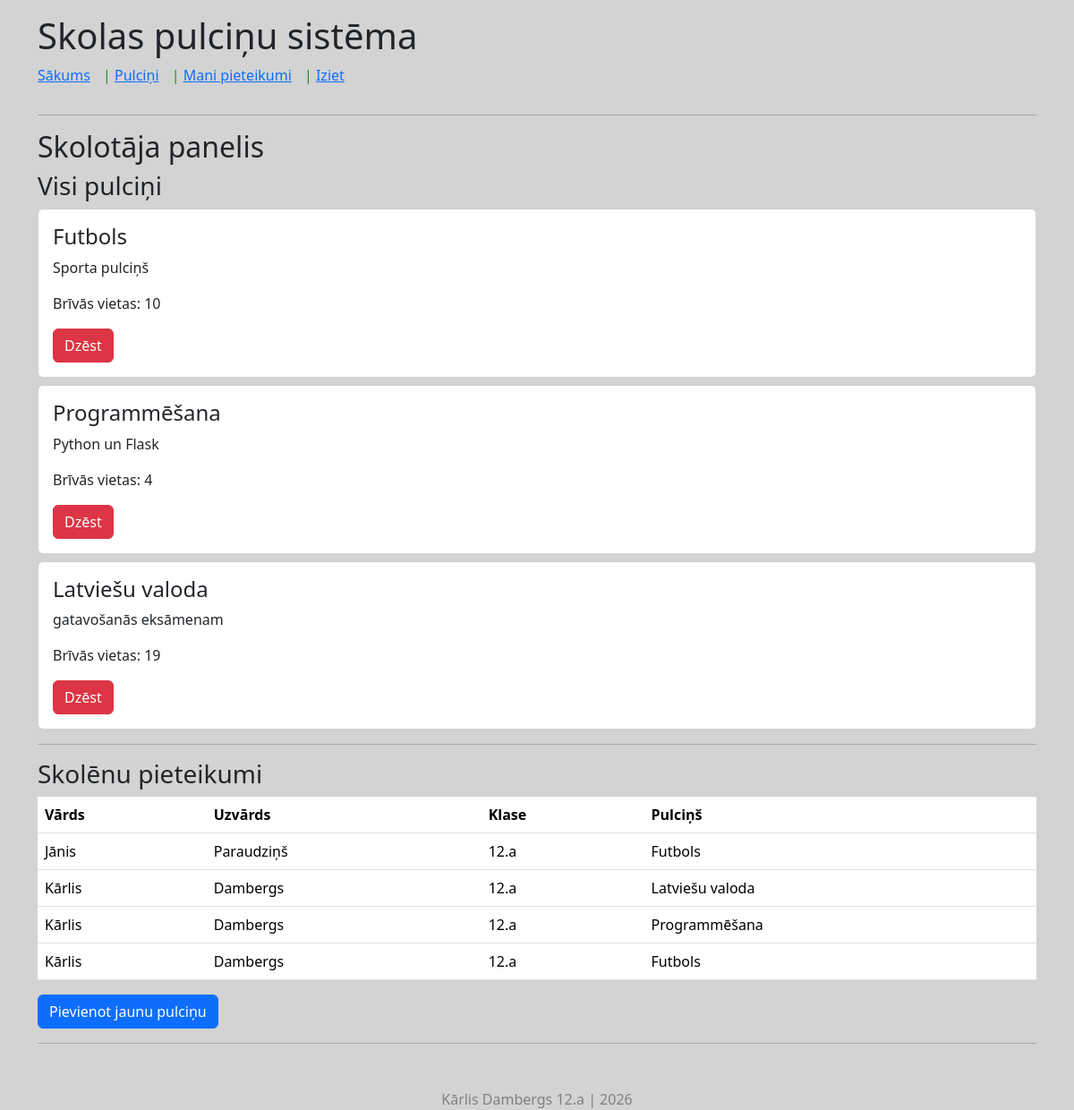
/admin (signed in), run on the app's committed database.
### tables this page shows
CREATE TABLE "pulcini" (
	"id"	INTEGER,
	"nosaukums"	TEXT NOT NULL,
	"apraksts"	TEXT,
	"vietas"	INTEGER NOT NULL,
	PRIMARY KEY("id" AUTOINCREMENT),
	FOREIGN KEY("id") REFERENCES "pieteikumi"("pulcins_id")
);

CREATE TABLE "users" (
	"id"	INTEGER,
	"epasts"	TEXT NOT NULL UNIQUE,
	"vards"	TEXT NOT NULL,
	"uzvards"	TEXT NOT NULL,
	"klase"	TEXT NOT NULL,
	"parole"	TEXT NOT NULL,
	"loma"	TEXT DEFAULT 'student',
	PRIMARY KEY("id" AUTOINCREMENT),
	FOREIGN KEY("id") REFERENCES "pieteikumi"("user_id"),
	FOREIGN KEY("uzvards") REFERENCES ""
);

### app.py (the view)
@app.route('/admin')
def admin():
    conn = sqlite3.connect("datubaze.db")
    conn.row_factory = sqlite3.Row
    cur = conn.cursor()
    cur.execute("SELECT * FROM pulcini")
    pulcini = cur.fetchall()
    cur.execute("""
    SELECT pieteikumi.id, users.vards, users.uzvards, users.klase, pulcini.nosaukums
    FROM pieteikumi
    JOIN users ON pieteikumi.user_id = users.id
    JOIN pulcini ON pieteikumi.pulcins_id = pulcini.id
    """)
    pieteikumi = cur.fetchall()
    conn.close()
    return render_template('admin.html', pulcini=pulcini, pieteikumi=pieteikumi)

### templates/admin.html (shortened to what this page needs)
{% extends "layout.html" %}
{% block content %}
<h2>Skolotāja panelis</h2>
<h3>Visi pulciņi</h3>
{% for i in pulcini %}
<div class="card p-3 mb-2">
    <h4>{{i.nosaukums}}</h4>
    <p>{{i.apraksts}}</p>
    <p>Brīvās vietas: {{i.vietas}}</p>
    <form method="POST" action="/admin_delete">
        <button class="btn btn-danger">Dzēst</button>
    </form>
</div>
{% endfor %}
<hr>
<h3>Skolēnu pieteikumi</h3>
<table class="table">
    <tr>
        <th>Vārds</th>
        <th>Uzvārds</th>
        <th>Klase</th>
        <th>Pulciņš</th>
    </tr>
{% for i in pieteikumi %}
    <tr>
        <td>{{ i.vards }}</td>
        <td>{{ i.uzvards }}</td>
        <td>{{ i.klase }}</td>
        <td>{{ i.nosaukums }}</td>
    </tr>
{% endfor %}
</table>
<a href="/admin_izveidot" class="btn btn-primary">
    Pievienot jaunu pulciņu
</a>
{% endblock %}

### templates/layout.html (style rules this page uses)
body { background-color: lightgrey; }

### data on the page
pulcini: nosaukums "Futbols", apraksts "Sporta pulciņš", vietas "10"
pulcini: nosaukums "Programmēšana", apraksts "Python un Flask", vietas "4"
pulcini: nosaukums "Latviešu valoda", apraksts "gatavošanās eksāmenam", vietas "19"
users: vards "Jānis", uzvards "Paraudziņš", klase "12.a", nosaukums "Futbols"
users: vards "Kārlis", uzvards "Dambergs", klase "12.a", nosaukums "Latviešu valoda", nosaukums "Programmēšana", nosaukums "Futbols"
